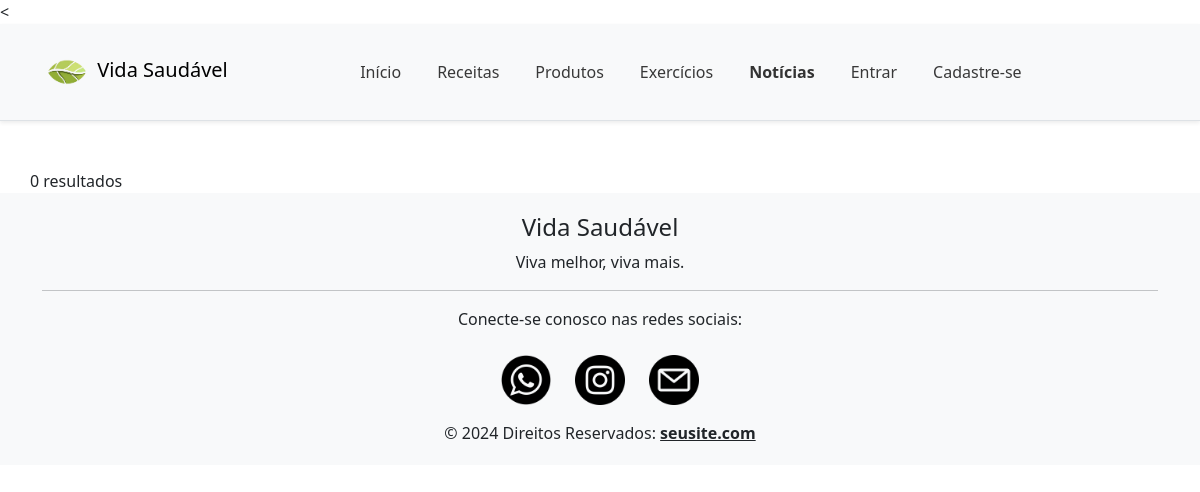
/noticia22.php, run on an earlier commit of the app's database.
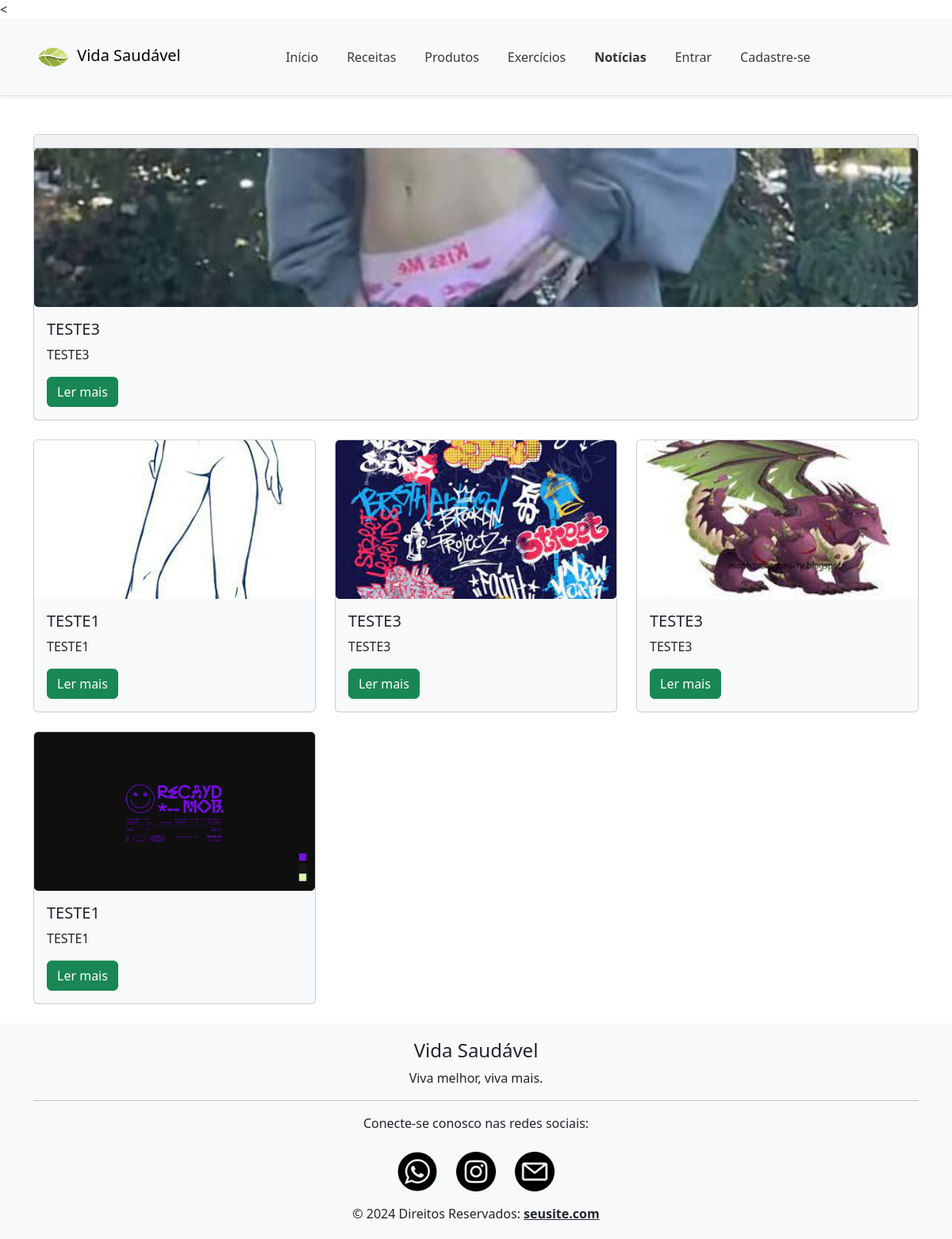
And on a later commit of the database.
### tables this page shows
CREATE TABLE IF NOT EXISTS `noticia` (
  `id` int NOT NULL AUTO_INCREMENT,
  `titulo` varchar(255) NOT NULL,
  `texto` text NOT NULL,
  `link` varchar(255) NOT NULL,
  `imagem` varchar(100) NOT NULL,
  PRIMARY KEY (`id`)
);

### noticia22.php (the view, shortened to what this page needs)
<<?php require_once "conexao.php" ?>
<!DOCTYPE html>
<html lang="pt-br">
<head>
  <link href="https://cdn.jsdelivr.net/npm/bootstrap@5.3.0-alpha1/dist/css/bootstrap.min.css" rel="stylesheet">
  <link href="noticias.css" rel="stylesheet">
</head>
<body>
<header class="header bg-light sticky-top border-bottom shadow-sm">
    <div class="container">
        <nav class="navbar navbar-expand-lg">
            <a class="navbar-brand" href="#">
                <img src="img/logo.png" alt="Logo" style="height: 50px; width: auto; object-fit: contain;">
                Vida Saudável
            </a>
            <div class="collapse navbar-collapse" id="navbarNav">
                <ul class="navbar-nav mx-auto">
                    <li class="nav-item">
                        <a class="nav-link" href="pricipal.php">Início</a>
                    </li>
                    <li class="nav-item">
                        <a class="nav-link" href="#contato">Receitas</a>
                    </li>
                    <li class="nav-item">
                        <a class="nav-link" href="produtos.html">Produtos</a>
                    </li>
                    <li class="nav-item">
                        <a class="nav-link" href="#servicos">Exercícios</a>
                    </li>
                    <li class="nav-item">
                        <a class="nav-link active" href="noticia22.php">Notícias</a>
                    </li>
                    <li class="nav-item">
                        <a class="nav-link" href="#contato">Entrar</a>
                    </li>
                    <li class="nav-item">
                        <a class="nav-link" href="#contato">Cadastre-se</a>
                    </li>
                </ul>
            </div>
        </nav>
    </div>
</header>
<div class="container mt-5">
    <div class="row">
        <?php
$sql = "SELECT * FROM noticia ORDER BY RAND() LIMIT 7";
$result = $conn->query($sql);
if ($result->num_rows > 0) {
    $count = 0;
    while($row = $result->fetch_assoc()) {
        $count++;
        $card_class = ($count == 1) ? 'col-lg-15 mb-4' : 'col-lg-4 mb-4';
        $text_class = ($count == 1) ? 'card-text text-start' : 'card-text';
        echo '<div class="' . $card_class . '">';
        echo '<div class="card bg-light">';
        if ($count == 1) {
            echo '<div class="card-header"></div>';
        }
        echo '<img src="' . $row["imagem"] . '" class="card-img card-img-top" alt="Imagem da notícia">';
        echo '<div class="card-body">';
        echo '<h5 class="card-title">' . $row["titulo"] . '</h5>';
        $texto = $row["texto"];
        echo '<p class="' . $text_class . '">' . $texto . '</p>';
        echo '<a href="' . $row["link"] . '" class="btn btn-success" target="_blank">Ler mais</a>';
        echo '</div>';
        echo '</div>';
        echo '</div>';
    }
} else {
    echo "0 resultados";
}
?>
    </div>
</div>
<footer class="site-footer bg-light">
    <div class="container">
        <div class="footer-top text-center mb-3">
            <h4>Vida Saudável</h4>
            <p>Viva melhor, viva mais.</p>
        </div>
        <hr>
        <div class="d-none d-lg-block text-center mb-4">
            <span>Conecte-se conosco nas redes sociais:</span>
        </div>
        <div class="contact-icons text-center mb-3">
            <img src="img/whatsapp.png" alt="Ícone de telefone" class="contact-icon">
            <img src="img/instagram.png" alt="Ícone de e-mail" class="contact-icon">
            <img src="img/email.png" alt="Ícone de localização" class="contact-icon">
        </div>
        <div class="copy-right text-center mt-3">
            © 2024 Direitos Reservados:
            <a class="text-reset fw-bold" href="https://seusite.com/">seusite.com</a>
        </div>
    </div>
</footer>
</body>
</html>

### noticias.css (style rules this page uses)
.header { padding: 10px 0; }
.navbar-nav { display: flex; justify-content: center; width: 100%; }
.nav-link { color: #383838 !important; margin-right: 20px; }
.nav-link.active { font-weight: bold; color: #333 !important; }
.collapse.navbar-collapse { justify-content: flex-end; }
.site-footer { padding: 20px 0; }
.contact-icon { width: 50px; height: auto; margin: 0 10px; }

### noticia22.php (style rules this page uses)
.card-img { width: 100%; height: 200px; object-fit: cover; }

What changed in the data, as far as the page shows it:
added noticia: imagem (picture), titulo "TESTE3", texto "TESTE3"
added noticia: imagem (picture), titulo "TESTE1", texto "TESTE1"
added noticia: imagem (picture), titulo "TESTE3", texto "TESTE3"
added noticia: imagem (picture), titulo "TESTE3", texto "TESTE3"
added noticia: imagem (picture), titulo "TESTE1", texto "TESTE1"
Also different on the page:
text no longer shown: "0 resultados"
